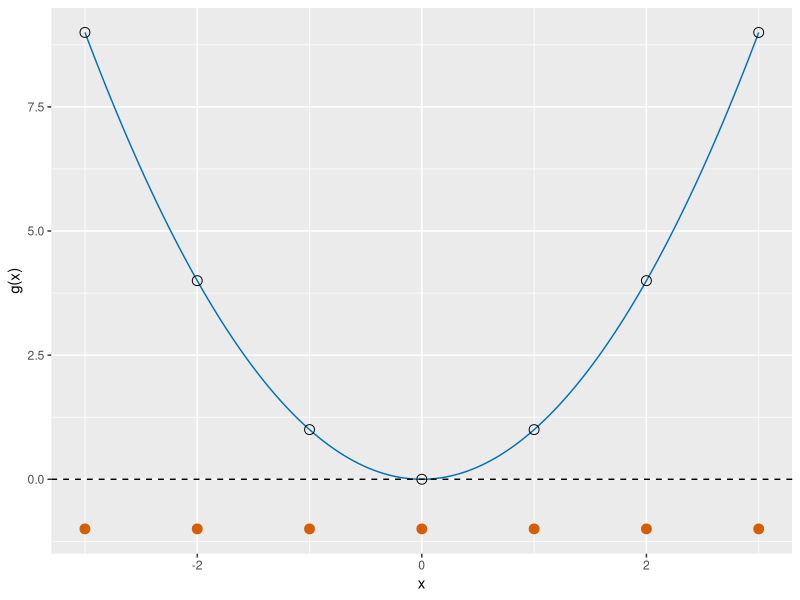

The R script that drew this image:
## ---- chunk 1
#| label: almost-everywhere-r
#| fig-alt: >-
#|   Plot of a function for x from minus 3 to 3. A blue parabola, x squared,
#|   opens upward with its lowest value 0 at x of 0. At each of the integers
#|   minus 3 to 3, the parabola has an open circle, and a vermilion filled
#|   point sits below the axis at the value minus 1.
#| fig-height: 3.5
#| fig-width: 5
aeg_x_pf <- seq(-3, 3, length.out = 301)
aeg_curve_pf <- tibble::tibble(x = aeg_x_pf, y = aeg_x_pf^2)
aeg_ints_pf <- -3:3
aeg_open_pf <- tibble::tibble(x = aeg_ints_pf, y = aeg_ints_pf^2)
aeg_dots_pf <- tibble::tibble(x = aeg_ints_pf, y = -1)
aeg_aes_pf <- ggplot2::aes(x, y)
ggplot2::ggplot(aeg_curve_pf, aeg_aes_pf) +
  ggplot2::geom_line(colour = "#0072B2") +
  ggplot2::geom_point(data = aeg_open_pf, shape = 1, size = 3) +
  ggplot2::geom_point(data = aeg_dots_pf, colour = "#D55E00", size = 3) +
  ggplot2::geom_hline(yintercept = 0, linetype = "dashed") +
  ggplot2::labs(x = "x", y = "g(x)")
